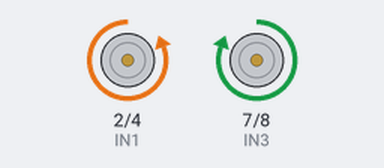
The sketch below on a simulated Arduino Uno, built with avr-gcc and run on an emulated ATmega328P. Parts: motor-driver pin pairs drawn as motors (green arrow = first pin HIGH = forward, orange = second pin HIGH = backward, longer = more drive, scaled by the enable pin).

Above: at 1.5 s.
At 5.5 s:
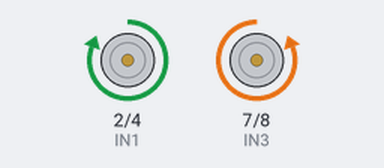
Timing chart, 0 to 10.4 s (numbered marks = the images above):
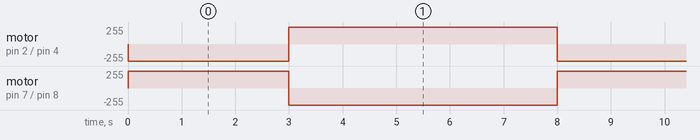

The sketch:

test-motor.ino
```cpp
/*  L298N_Dual_H_Bridge

  This program controls 2 separate DC motors using the L298N
  H Bridge Chip.


           THE SUBROUTINES WORK AS FOLLOWS

  motorA(mode, speed)
  % replace A with B to control motor B %

  mode is a number 0 -> 3 that determines what the motor
  will do.
  0 = coast/disable the H bridge
  1 = turn motor clockwise
  2 = turn motor counter clockwise
  3 = brake motor

  speed is a number 0 -> 100 that represents percentage of
  motor speed.
  0 = off
  50 = 50% of full motor speed
  100 = 100% of full motor speed

  EXAMPLE
  Say you need to have motor A turn clockwise at 33% of its
  full speed.  The subroutine call would be the following...

  motorA(1, 33);

  Created by
  Iain Portalupi http://www.youtube.com/iainportalupi
  1/2/2014

  This code is in the public domain.
*/

#define ENA 12  //enable A on pin 5 (needs to be a pwm pin)
#define ENB 11  //enable B on pin 3 (needs to be a pwm pin)
#define IN1 2  //IN1 on pin 2 conrtols one side of bridge A
#define IN2 4  //IN2 on pin 4 controls other side of A
#define IN3 7  //IN3 on pin 6 conrtols one side of bridge B
#define IN4 8  //IN4 on pin 7 controls other side of B

#define delay_duration 1000
void setup()
{
  //set all of the outputs
  pinMode(ENA, OUTPUT);
  pinMode(ENB, OUTPUT);
  pinMode(IN1, OUTPUT);
  pinMode(IN2, OUTPUT);
  pinMode(IN3, OUTPUT);
  pinMode(IN4, OUTPUT);
}

void loop()
{

  int power = map(2, 0, 100, 0, 255);

  //go forward
  digitalWrite(IN1, LOW);
  digitalWrite(IN2, HIGH);
  analogWrite(ENA, power);
  digitalWrite(ENA, HIGH);

  digitalWrite(IN4, LOW);
  digitalWrite(IN3, HIGH);
  analogWrite(ENB, power);
  digitalWrite(ENB, HIGH);

  //stop
  delay(3000);


  //go back
  digitalWrite(IN1, HIGH);
  digitalWrite(IN2, LOW);
  analogWrite(ENA, power);
  digitalWrite(ENA, HIGH);

  digitalWrite(IN4, HIGH);
  digitalWrite(IN3, LOW);
  analogWrite(ENB, power);
  digitalWrite(ENB, HIGH);


  delay(5000);

  //  digitalWrite(IN3, LOW);
  //  digitalWrite(IN4, LOW);
  //  analogWrite(ENB, duty);
  //  digitalWrite(ENB, HIGH);
  //
  //
  //  digitalWrite(IN1, LOW);
  //  digitalWrite(IN2, LOW);
  //  analogWrite(ENA, duty);
  //  digitalWrite(ENA, HIGH);


  //  delay(5000);

  //  motorA(1, 15);  //have motor A turn clockwise at 15% speed
  //
  //  delay(delay_duration);  //let motor A run for 5 seconds
  //
  //  motorA(3, 100);  //brake motor A with 100% braking power
  //
  //  motorB(1, 15);  //have motor B turn clockwise at 15% speed
  //
  //  delay(delay_duration);  //let motor B run for 5 seconds
  //
  //  //have motor A turn counter-clockwise at 15% speed
  //  motorA(2, 15);
  //
  //  delay(delay_duration);  //let motor A and motor B run for 5 seconds
  //
  //  motorB(3, 50);  //brake motor B with 50% braking power
  //
  //  motorA(0, 100);  //let motor A coast
  //
  //  delay(delay_duration);  //wait 5 seconds

}

//******************   Motor A control   *******************
void motorA(int mode, int percent)
{

  //change the percentage range of 0 -> 100 into the PWM
  //range of 0 -> 255 using the map function
  int duty = map(percent, 0, 100, 0, 255);

  switch (mode)
  {
    case 0:  //disable/coast
      digitalWrite(ENA, LOW);  //set enable low to disable A
      break;

    case 1:  //turn clockwise
      //setting IN1 high connects motor lead 1 to +voltage
      digitalWrite(IN1, HIGH);

      //setting IN2 low connects motor lead 2 to ground
      digitalWrite(IN2, LOW);

      //use pwm to control motor speed through enable pin
      analogWrite(ENA, duty);

      break;

    case 2:  //turn counter-clockwise
      //setting IN1 low connects motor lead 1 to ground
      digitalWrite(IN1, LOW);

      //setting IN2 high connects motor lead 2 to +voltage
      digitalWrite(IN2, HIGH);

      //use pwm to control motor speed through enable pin
      analogWrite(ENA, duty);

      break;

    case 3:  //brake motor
      //setting IN1 low connects motor lead 1 to ground
      digitalWrite(IN1, LOW);

      //setting IN2 high connects motor lead 2 to ground
      digitalWrite(IN2, LOW);

      //use pwm to control motor braking power
      //through enable pin
      analogWrite(ENA, duty);

      break;
  }
}
//**********************************************************


//******************   Motor B control   *******************
void motorB(int mode, int percent)
{

  //change the percentage range of 0 -> 100 into the PWM
  //range of 0 -> 255 using the map function
  int duty = map(percent, 0, 100, 0, 255);

  switch (mode)
  {
    case 0:  //disable/coast
      digitalWrite(ENB, LOW);  //set enable low to disable B
      break;

    case 1:  //turn clockwise
      //setting IN3 high connects motor lead 1 to +voltage
      digitalWrite(IN3, HIGH);

      //setting IN4 low connects motor lead 2 to ground
      digitalWrite(IN4, LOW);

      //use pwm to control motor speed through enable pin
      analogWrite(ENB, duty);

      break;

    case 2:  //turn counter-clockwise
      //setting IN3 low connects motor lead 1 to ground
      digitalWrite(IN3, LOW);

      //setting IN4 high connects motor lead 2 to +voltage
      digitalWrite(IN4, HIGH);

      //use pwm to control motor speed through enable pin
      analogWrite(ENB, duty);

      break;

    case 3:  //brake motor
      //setting IN3 low connects motor lead 1 to ground
      digitalWrite(IN3, LOW);

      //setting IN4 high connects motor lead 2 to ground
      digitalWrite(IN4, LOW);

      //use pwm to control motor braking power
      //through enable pin
      analogWrite(ENB, duty);

      break;
  }
}
//**********************************************************
```

Measured:
- by itself, motor on pin 2 (IN1) / pin 4 (IN2): alternates forward 255/255 for 5.0 s and backward 255/255 for 3.0 s
- by itself, motor on pin 7 (IN3) / pin 8 (IN4): alternates forward 255/255 for 3.0 s and backward 255/255 for 5.0 s
